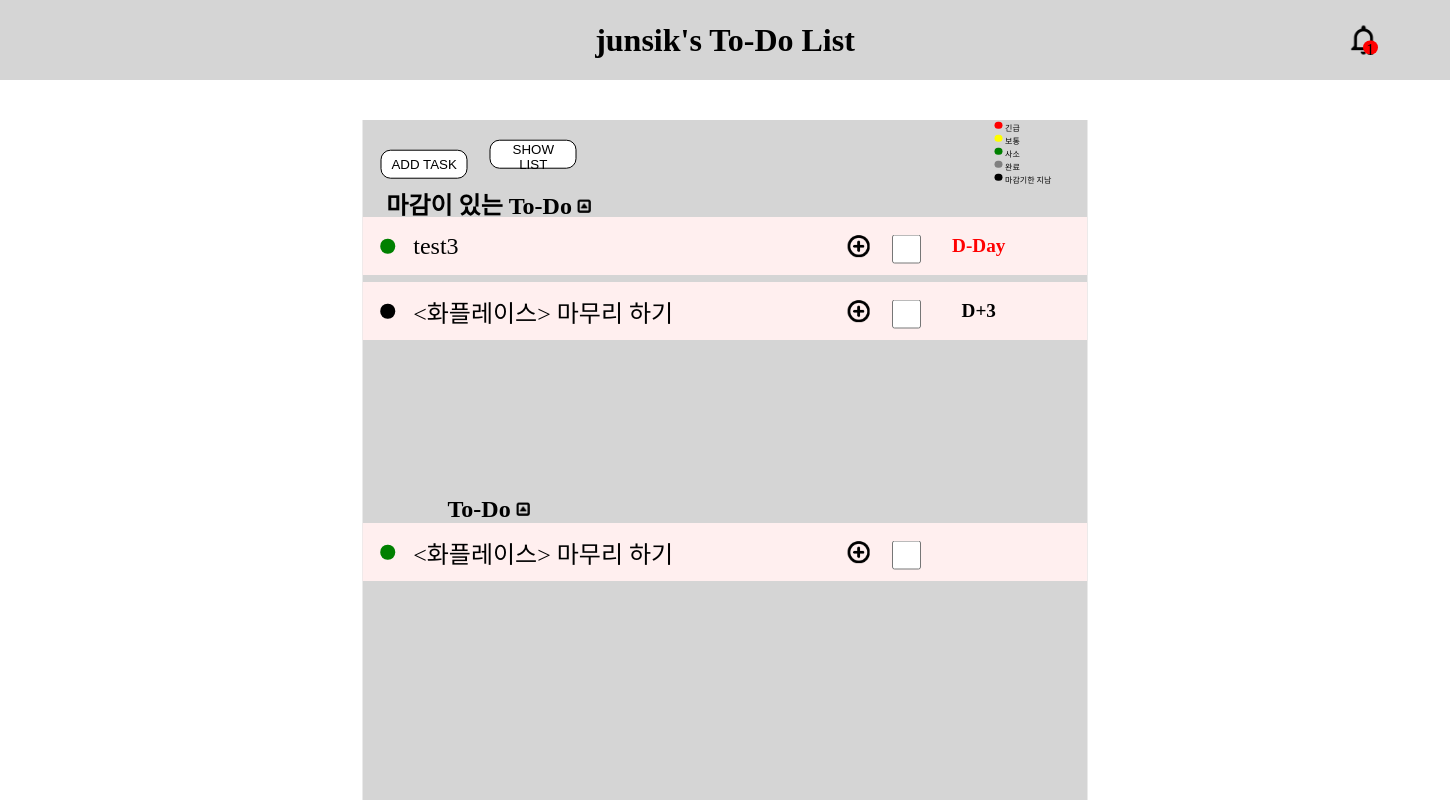
The page / on the database its author committed.
### todolist_app/models.py (models this page shows, shortened)
class User(AbstractUser) :
    def __str__(self) :
        return self.username

class TodoItem(models.Model) :
    TODOITEM_GRADE_CHOICES = {
        ('1', '중요'),
        ('2', '보통'),
        ('3', '사소')
    }
    title = models.CharField(max_length = 100, default = '')
    content = models.CharField(max_length = 255, default = '')
    deadline = models.DateTimeField(blank = True, null = True)
    owner = models.ForeignKey(User, on_delete = models.CASCADE, null = True, blank = True, related_name='todoitems')
    created_at = models.DateTimeField(auto_now_add=True)
    grade = models.CharField(max_length = 30, choices = TODOITEM_GRADE_CHOICES)
    is_finished = models.BooleanField(default=False)
    is_overdue = models.BooleanField(default=False)
    @property
    def d_day_count(self) :
        time_now = timezone.now()
        d_day = (time_now - self.deadline).days
        return d_day
    class Meta :
        ordering = ['-created_at']

### todolist_app/views.py (the view)
# urls.py: path('', views.index),
def index(request) :
    user = User.objects.get(username='junsik')
    login(request, user)
    if not user.is_anonymous :
        deadline_items = TodoItem.objects.filter(deadline__isnull=False, owner=user)
        for deadline_item in deadline_items :
            if (deadline_item.d_day_count > 0) and (deadline_item.is_overdue == False) :
                deadline_item.is_overdue = True
                deadline_item.save()
                if (deadline_item.is_finished == False) :
                    content = '[' + deadline_item.title + ']' + ' 마감기한이 지났습니다.'
                    new_notification = Notification.objects.create(
                        content = content,
                        owner = user,
                        todoitem = deadline_item,
                    )
        notifications = user.notifications.all()
        normal_items = TodoItem.objects.filter(deadline__isnull=True)
        context = { 'user' : user , 'deadline_items' : deadline_items , 'normal_items' : normal_items , 'notifications' : notifications }
        return render(request, 'todolist_app/index.html', context )
    else :
        return render(request, 'todolist_app/index.html')

### todolist_app/templates/todolist_app/index.html (shortened to what this page needs)
<!DOCTYPE html>
<html lang="ko">
<head>
    <link rel="stylesheet" href="/static/css/index.css">
</head>
<body>
    <div class="top">
        <div class="top-title">
            <div class="top-title_text">{{user.username}}'s To-Do List</div>
        </div>
        <div class="top-notification" onclick="toggle_notification();">
            {% if user.notifications.all.count > 0 %}
                <img src="/static/image/notification_icon.png" class="top-notification_image top-notification_imageshake">
                <div class="top-notification-count">{{user.notifications.all.count}}</div>
            {% else %}
                <img src="/static/image/notification_icon.png" class="top-notification_image">
            {% endif %}
        </div>
    </div>
    <div class="middle">
        <div class="middle-menu">
            <div class="middle-menu-item-wraaper">
                <button class="middle-menu-item_button">
                    <a href="/add_item/">
                        ADD TASK
                    </a>
                </button>
                <button class="middle-menu-item_button">
                    <a href="/show_list/">
                        SHOW LIST
                    </a>
                </button>
            </div>
            <div class="middle-menu-item-colorindex">
                <div class="middle-menu-item-colorindex_item">
                    <div class="middle-menu-item-colorindex_color" style="background-color: red;">
                    </div>
                    <div class="middle-menu-item-colorindex_text">
                        긴급
                    </div>
                </div>
                <div class="middle-menu-item-colorindex_item">
                    <div class="middle-menu-item-colorindex_color" style="background-color: yellow;">
                    </div>
                    <div class="middle-menu-item-colorindex_text">
                        보통
                    </div>
                </div>
                <div class="middle-menu-item-colorindex_item">
                    <div class="middle-menu-item-colorindex_color" style="background-color: green;">
                    </div>
                    <div class="middle-menu-item-colorindex_text">
                        사소
                    </div>
                </div>
                <div class="middle-menu-item-colorindex_item">
                    <div class="middle-menu-item-colorindex_color" style="background-color: gray;">
                    </div>
                    <div class="middle-menu-item-colorindex_text">
                        완료
                    </div>
                </div>
                <div class="middle-menu-item-colorindex_item">
                    <div class="middle-menu-item-colorindex_color" style="background-color: black;">
                    </div>
                    <div class="middle-menu-item-colorindex_text">
                        마감기한 지남
                    </div>
                </div>
            </div>
        </div>
        <div class="middle-content">
            <div class="middle-content-deadlinelist">
                <div class="middle-content-listtitle-wrapper">
                    <div class="middle-content-listtitle">
                        <div class="middle-content-listtitle_text">
                            마감이 있는 To-Do <button class="middle-content_togglebutton" id="deadline_togglebutton" onclick="toggle_deadlinelist(this);" data-deadline-toggle="open"></button>
                        </div>
                    </div>
                </div>
                <div class="middle-content-listitem-wrapper" id="deadline-list">
                    {% for deadline_item in deadline_items %}
                        <div class="middle-content-listitem" id="{{deadline_item.id}}">
                            <div class="middle-content-listitem-titlewrapper">
                                <div class="middle-content-listitem-grade">
                                    {% if deadline_item.is_finished == True %}
                                        {% if deadline_item.d_day_count <= 0 %}
                                            <input type="text" id="grade_{{deadline_item.id}}" value={{deadline_item.grade}} hidden>
                                        {% else %}
                                            <input type="text" id="grade_{{deadline_item.id}}" value='overdue' hidden>
                                        {% endif %}
                                        <div class="middle-content-listlitem-grade_color" id="grade_color_{{deadline_item.id}}" data-deadline-grade-color="gray" style="background-color: gray;">
                                        </div>
                                    {% else %}
                                        {% if deadline_item.d_day_count <= 0 %}
                                            {% if deadline_item.grade == '1' %}
                                                <div class="middle-content-listlitem-grade_color" id="grade_color_{{deadline_item.id}}" data-deadline-grade-color="red" style="background-color: red;">
                                                </div>
                                            {% elif deadline_item.grade == '2' %}
                                                <div class="middle-content-listlitem-grade_color" id="grade_color_{{deadline_item.id}}" data-deadline-grade-color="yellow" style="background-color: yellow;">
                                                </div>
                                            {% elif deadline_item.grade == '3' %}
                                                <div class="middle-content-listlitem-grade_color" id="grade_color_{{deadline_item.id}}" data-deadline-grade-color="green" style="background-color: green;">
                                                </div>
                                            {% endif %}
                                        {% else %}
                                            <div class="middle-content-listlitem-grade_color" id="grade_color_{{deadline_item.id}}" data-deadline-grade-color="green" style="background-color: black;">
                                            </div>
                                        {% endif %}
                                    {% endif %}
                                </div>
                                <div class="middle-content-listitem-title">
                                    {% if deadline_item.is_finished == False %}
                                    <div class="middle-content-listitem-title_text" id="deadline_title_{{deadline_item.id}}">
                                        {{deadline_item.title}}
                                    </div>
                                    {% else %}
                                    <div class="middle-content-listitem-title_text" id="deadline_title_{{deadline_item.id}}" style="text-decoration : line-through">
                                        {{deadline_item.title}}
                                    </div>
                                    {% endif %}
                                    <div class="middle-content-listitem-title-detailwrapper">
                                        <button type="button"
                                                class="middle-content-listitem_detailbutton"
                                                id="detailbutton_{{deadline_item.id}}"
                                                data-detail-toggle="closed"
                                                onclick="toggle_detail(this);">
                                        </button>
                                    </div>
                                </div>
                            </div>
                            <div class="middle-content-listitem-checkwrapper">
                                {% if deadline_item.is_finished == True %}
                                <input type="checkbox" id="deadline_checkbox_{{deadline_item.id}}" class="middle-content-listitem-checkbox" checked>
                                {% else %}
                                <input type="checkbox" id="deadline_checkbox_{{deadline_item.id}}" class="middle-content-listitem-checkbox">
                                {% endif %}
                            </div>
                            <div class="middle-content-listitem-dday">
                                <div class="middle-content-listitem-dday_text">
                                    {% if deadline_item.d_day_count > 0 %}
                                        <span>D+{{deadline_item.d_day_count}}</span>
                                    {% elif deadline_item.d_day_count < 0 %}
                                        <span>D{{deadline_item.d_day_count}}</span>
                                    {% elif deadline_item.d_day_count == 0 %}
                                        <span style="color: red;">D-Day</span>
                                    {% endif %}
                                </div>
                            </div>
                        </div>
                    {% endfor %}
                </div>
            </div>
            <div class="middle-content-normallist">
                <div class="middle-content-listtitle-wrapper">
                    <div class="middle-content-listtitle">
                        <div class="middle-content-listtitle_text">
                            To-Do <button class="middle-content_togglebutton" id="normal_togglebutton" onclick="toggle_normallist(this);" data-normal-toggle="open"></button>
                        </div>
                    </div>
                </div>
                <div class="middle-content-listitem-wrapper" id="normal-list">
                    {% for normal_item in normal_items %}
                        <div class="middle-content-listitem"  id="{{normal_item.id}}">
                            <div class="middle-content-listitem-titlewrapper">
                                <div class="middle-content-listitem-grade">
                                    {% if normal_item.is_finished == True %}
                                        <div class="middle-content-listlitem-grade_color" id="grade_color_{{normal_item.id}}" data-normal-grade-color="gray" style="background-color: gray;">
                                        </div>
                                    {% else %}
                                        {% if normal_item.grade == '1' %}
                                            <div class="middle-content-listlitem-grade_color" id="grade_color_{{normal_item.id}}" data-normal-grade-color="red" style="background-color: red;">
                                            </div>
                                        {% elif normal_item.grade == '2' %}
                                            <div class="middle-content-listlitem-grade_color" id="grade_color_{{normal_item.id}}" data-normal-grade-color="yellow" style="background-color: yellow;">
                                            </div>
                                        {% elif normal_item.grade == '3' %}
                                            <div class="middle-content-listlitem-grade_color" id="grade_color_{{normal_item.id}}" data-normal-grade-color="green" style="background-color: green;">
                                            </div>
                                        {% endif %}
                                    {% endif %}
                                </div>
                                <div class="middle-content-listitem-title">
                                    {% if normal_item.is_finished == False %}
                                    <div class="middle-content-listitem-title_text" id="normal_title_{{normal_item.id}}">
                                        {{normal_item.title}}
                                    </div>
                                    {% else %}
                                    <div class="middle-content-listitem-title_text" id="normal_title_{{normal_item.id}}" style="text-decoration : line-through;">
                                        {{normal_item.title}}
                                    </div>
                                    {% endif %}
                                    <div class="middle-content-listitem-title-detailwrapper">
                                        <button type="button"
                                                class="middle-content-listitem_detailbutton"
                                                id="detailbutton_{{normal_item.id}}"
                                                data-detail-toggle="closed"
                                                onclick="toggle_detail(this);">
                                        </button>
                                    </div>
                                </div>
                            </div>
                            <div class="middle-content-listitem-checkwrapper">
                                {% if normal_item.is_finished == True %}
                                <input type="checkbox" id="normal_checkbox_{{normal_item.id}}" class="middle-content-listitem-checkbox" checked>
                                {% else %}
                                <input type="checkbox" id="normal_checkbox_{{normal_item.id}}" class="middle-content-listitem-checkbox">
                                {% endif %}
                            </div>
                        </div>
                    {% endfor %}
                </div>
            </div>
        </div>
    </div>
</body>
</html>

### rows shown on the page
User: username "junsik", notifications.all.count "1"
TodoItem: title "test3", shows "D-Day"
TodoItem: title "<화플레이스> 마무리 하기", d_day_count "3"
TodoItem: title "<화플레이스> 마무리 하기"
